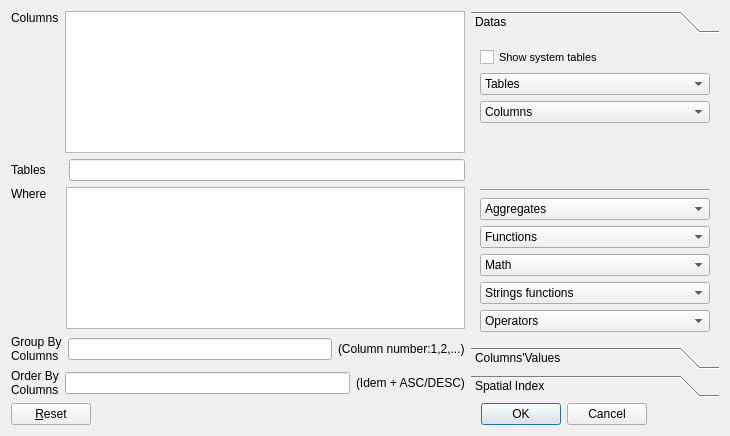
<?xml version="1.0" encoding="UTF-8"?>
<ui version="4.0">
 <class>Dialog</class>
 <widget class="QDialog" name="Dialog">
  <property name="geometry">
   <rect>
    <x>0</x>
    <y>0</y>
    <width>730</width>
    <height>436</height>
   </rect>
  </property>
  <property name="windowTitle">
   <string>Dialog</string>
  </property>
  <layout class="QVBoxLayout" name="verticalLayout_7">
   <item>
    <layout class="QHBoxLayout" name="horizontalLayout_6">
     <item>
      <layout class="QVBoxLayout" name="verticalLayout_3">
       <item>
        <layout class="QHBoxLayout" name="horizontalLayout">
         <item>
          <layout class="QVBoxLayout" name="verticalLayout">
           <item>
            <widget class="QLabel" name="label">
             <property name="text">
              <string>Columns</string>
             </property>
            </widget>
           </item>
           <item>
            <spacer name="verticalSpacer">
             <property name="orientation">
              <enum>Qt::Vertical</enum>
             </property>
             <property name="sizeHint" stdset="0">
              <size>
               <width>20</width>
               <height>40</height>
              </size>
             </property>
            </spacer>
           </item>
          </layout>
         </item>
         <item>
          <widget class="QTextEdit" name="col">
           <property name="minimumSize">
            <size>
             <width>400</width>
             <height>0</height>
            </size>
           </property>
          </widget>
         </item>
        </layout>
       </item>
       <item>
        <layout class="QHBoxLayout" name="horizontalLayout_2">
         <item>
          <widget class="QLabel" name="label_2">
           <property name="text">
            <string>Tables     </string>
           </property>
          </widget>
         </item>
         <item>
          <widget class="QLineEdit" name="tab"/>
         </item>
        </layout>
       </item>
       <item>
        <layout class="QHBoxLayout" name="horizontalLayout_3">
         <item>
          <layout class="QVBoxLayout" name="verticalLayout_2">
           <item>
            <widget class="QLabel" name="label_3">
             <property name="text">
              <string>Where    </string>
             </property>
            </widget>
           </item>
           <item>
            <spacer name="verticalSpacer_2">
             <property name="orientation">
              <enum>Qt::Vertical</enum>
             </property>
             <property name="sizeHint" stdset="0">
              <size>
               <width>20</width>
               <height>40</height>
              </size>
             </property>
            </spacer>
           </item>
          </layout>
         </item>
         <item>
          <widget class="QTextEdit" name="where"/>
         </item>
        </layout>
       </item>
       <item>
        <layout class="QHBoxLayout" name="horizontalLayout_4">
         <item>
          <widget class="QLabel" name="label_4">
           <property name="text">
            <string>Group By 
Columns</string>
           </property>
          </widget>
         </item>
         <item>
          <widget class="QLineEdit" name="group"/>
         </item>
         <item>
          <widget class="QLabel" name="label_6">
           <property name="text">
            <string>(Column number:1,2,...)</string>
           </property>
          </widget>
         </item>
        </layout>
       </item>
       <item>
        <layout class="QHBoxLayout" name="horizontalLayout_5">
         <item>
          <widget class="QLabel" name="label_5">
           <property name="text">
            <string>Order By 
Columns</string>
           </property>
          </widget>
         </item>
         <item>
          <widget class="QLineEdit" name="order"/>
         </item>
         <item>
          <widget class="QLabel" name="label_7">
           <property name="text">
            <string>(Idem + ASC/DESC)</string>
           </property>
          </widget>
         </item>
        </layout>
       </item>
      </layout>
     </item>
     <item>
      <layout class="QVBoxLayout" name="verticalLayout_4">
       <item>
        <widget class="QToolBox" name="toolBox">
         <property name="maximumSize">
          <size>
           <width>300</width>
           <height>16777215</height>
          </size>
         </property>
         <property name="currentIndex">
          <number>0</number>
         </property>
         <widget class="QWidget" name="page">
          <property name="geometry">
           <rect>
            <x>0</x>
            <y>0</y>
            <width>250</width>
            <height>300</height>
           </rect>
          </property>
          <attribute name="label">
           <string>Datas</string>
          </attribute>
          <layout class="QVBoxLayout" name="verticalLayout_5">
           <item>
            <widget class="QCheckBox" name="checkBox">
             <property name="font">
              <font>
               <pointsize>8</pointsize>
               <kerning>true</kerning>
              </font>
             </property>
             <property name="text">
              <string>Show system tables</string>
             </property>
            </widget>
           </item>
           <item>
            <widget class="QComboBox" name="tables">
             <item>
              <property name="text">
               <string>Tables</string>
              </property>
             </item>
            </widget>
           </item>
           <item>
            <widget class="QComboBox" name="columns">
             <item>
              <property name="text">
               <string>Columns</string>
              </property>
             </item>
            </widget>
           </item>
           <item>
            <spacer name="verticalSpacer_4">
             <property name="orientation">
              <enum>Qt::Vertical</enum>
             </property>
             <property name="sizeHint" stdset="0">
              <size>
               <width>20</width>
               <height>40</height>
              </size>
             </property>
            </spacer>
           </item>
           <item>
            <widget class="Line" name="line_2">
             <property name="orientation">
              <enum>Qt::Horizontal</enum>
             </property>
            </widget>
           </item>
           <item>
            <widget class="QComboBox" name="aggregates">
             <item>
              <property name="text">
               <string>Aggregates</string>
              </property>
             </item>
            </widget>
           </item>
           <item>
            <widget class="QComboBox" name="functions">
             <item>
              <property name="text">
               <string>Functions</string>
              </property>
             </item>
            </widget>
           </item>
           <item>
            <widget class="QComboBox" name="math">
             <item>
              <property name="text">
               <string>Math</string>
              </property>
             </item>
            </widget>
           </item>
           <item>
            <widget class="QComboBox" name="stringfct">
             <item>
              <property name="text">
               <string>Strings functions</string>
              </property>
             </item>
            </widget>
           </item>
           <item>
            <widget class="QComboBox" name="operators">
             <item>
              <property name="text">
               <string>Operators</string>
              </property>
             </item>
            </widget>
           </item>
          </layout>
         </widget>
         <widget class="QWidget" name="page_2">
          <property name="geometry">
           <rect>
            <x>0</x>
            <y>0</y>
            <width>250</width>
            <height>300</height>
           </rect>
          </property>
          <attribute name="label">
           <string>Columns'Values</string>
          </attribute>
          <layout class="QVBoxLayout" name="verticalLayout_6">
           <item>
            <widget class="QComboBox" name="columns_2">
             <item>
              <property name="text">
               <string>Columns</string>
              </property>
             </item>
            </widget>
           </item>
           <item>
            <widget class="QCheckBox" name="extract">
             <property name="text">
              <string>Only 10 First Values</string>
             </property>
            </widget>
           </item>
           <item>
            <widget class="QListView" name="values">
             <property name="maximumSize">
              <size>
               <width>16777215</width>
               <height>16777215</height>
              </size>
             </property>
             <property name="editTriggers">
              <set>QAbstractItemView::NoEditTriggers</set>
             </property>
             <property name="showDropIndicator" stdset="0">
              <bool>false</bool>
             </property>
             <property name="dragEnabled">
              <bool>false</bool>
             </property>
             <property name="dragDropMode">
              <enum>QAbstractItemView::NoDragDrop</enum>
             </property>
            </widget>
           </item>
          </layout>
         </widget>
         <widget class="QWidget" name="page_3">
          <property name="geometry">
           <rect>
            <x>0</x>
            <y>0</y>
            <width>250</width>
            <height>300</height>
           </rect>
          </property>
          <attribute name="label">
           <string>Spatial Index</string>
          </attribute>
          <layout class="QVBoxLayout" name="verticalLayout_8">
           <item>
            <widget class="QComboBox" name="table_idx">
             <item>
              <property name="text">
               <string>Table (with Spatial Index)</string>
              </property>
             </item>
            </widget>
           </item>
           <item>
            <widget class="QComboBox" name="table_target">
             <item>
              <property name="text">
               <string>Table (Target)</string>
              </property>
             </item>
            </widget>
           </item>
           <item>
            <widget class="QComboBox" name="Rtree">
             <item>
              <property name="text">
               <string>Rtree Operation</string>
              </property>
             </item>
            </widget>
           </item>
           <item>
            <widget class="QPushButton" name="usertree">
             <property name="text">
              <string>Use Spatial Index</string>
             </property>
            </widget>
           </item>
           <item>
            <spacer name="verticalSpacer_3">
             <property name="orientation">
              <enum>Qt::Vertical</enum>
             </property>
             <property name="sizeHint" stdset="0">
              <size>
               <width>20</width>
               <height>40</height>
              </size>
             </property>
            </spacer>
           </item>
          </layout>
         </widget>
        </widget>
       </item>
      </layout>
     </item>
    </layout>
   </item>
   <item>
    <layout class="QHBoxLayout" name="horizontalLayout_7">
     <item>
      <widget class="QPushButton" name="reset">
       <property name="text">
        <string>&amp;Reset</string>
       </property>
      </widget>
     </item>
     <item>
      <spacer name="horizontalSpacer">
       <property name="orientation">
        <enum>Qt::Horizontal</enum>
       </property>
       <property name="sizeHint" stdset="0">
        <size>
         <width>40</width>
         <height>20</height>
        </size>
       </property>
      </spacer>
     </item>
     <item>
      <widget class="QDialogButtonBox" name="buttonBox">
       <property name="orientation">
        <enum>Qt::Horizontal</enum>
       </property>
       <property name="standardButtons">
        <set>QDialogButtonBox::Cancel|QDialogButtonBox::Ok</set>
       </property>
       <property name="centerButtons">
        <bool>true</bool>
       </property>
      </widget>
     </item>
    </layout>
   </item>
  </layout>
 </widget>
 <resources/>
 <connections>
  <connection>
   <sender>buttonBox</sender>
   <signal>rejected()</signal>
   <receiver>Dialog</receiver>
   <slot>reject()</slot>
   <hints>
    <hint type="sourcelabel">
     <x>633</x>
     <y>440</y>
    </hint>
    <hint type="destinationlabel">
     <x>286</x>
     <y>274</y>
    </hint>
   </hints>
  </connection>
  <connection>
   <sender>buttonBox</sender>
   <signal>accepted()</signal>
   <receiver>Dialog</receiver>
   <slot>accept()</slot>
   <hints>
    <hint type="sourcelabel">
     <x>516</x>
     <y>433</y>
    </hint>
    <hint type="destinationlabel">
     <x>306</x>
     <y>423</y>
    </hint>
   </hints>
  </connection>
  <connection>
   <sender>reset</sender>
   <signal>clicked(bool)</signal>
   <receiver>order</receiver>
   <slot>clear()</slot>
   <hints>
    <hint type="sourcelabel">
     <x>78</x>
     <y>436</y>
    </hint>
    <hint type="destinationlabel">
     <x>122</x>
     <y>395</y>
    </hint>
   </hints>
  </connection>
  <connection>
   <sender>reset</sender>
   <signal>clicked()</signal>
   <receiver>group</receiver>
   <slot>clear()</slot>
   <hints>
    <hint type="sourcelabel">
     <x>61</x>
     <y>423</y>
    </hint>
    <hint type="destinationlabel">
     <x>102</x>
     <y>353</y>
    </hint>
   </hints>
  </connection>
  <connection>
   <sender>reset</sender>
   <signal>clicked()</signal>
   <receiver>where</receiver>
   <slot>clear()</slot>
   <hints>
    <hint type="sourcelabel">
     <x>21</x>
     <y>426</y>
    </hint>
    <hint type="destinationlabel">
     <x>118</x>
     <y>249</y>
    </hint>
   </hints>
  </connection>
  <connection>
   <sender>reset</sender>
   <signal>clicked()</signal>
   <receiver>tab</receiver>
   <slot>clear()</slot>
   <hints>
    <hint type="sourcelabel">
     <x>24</x>
     <y>434</y>
    </hint>
    <hint type="destinationlabel">
     <x>147</x>
     <y>165</y>
    </hint>
   </hints>
  </connection>
  <connection>
   <sender>reset</sender>
   <signal>clicked()</signal>
   <receiver>col</receiver>
   <slot>clear()</slot>
   <hints>
    <hint type="sourcelabel">
     <x>24</x>
     <y>428</y>
    </hint>
    <hint type="destinationlabel">
     <x>208</x>
     <y>98</y>
    </hint>
   </hints>
  </connection>
  <connection>
   <sender>reset</sender>
   <signal>clicked()</signal>
   <receiver>columns</receiver>
   <slot>clear()</slot>
   <hints>
    <hint type="sourcelabel">
     <x>57</x>
     <y>437</y>
    </hint>
    <hint type="destinationlabel">
     <x>513</x>
     <y>67</y>
    </hint>
   </hints>
  </connection>
 </connections>
</ui>
